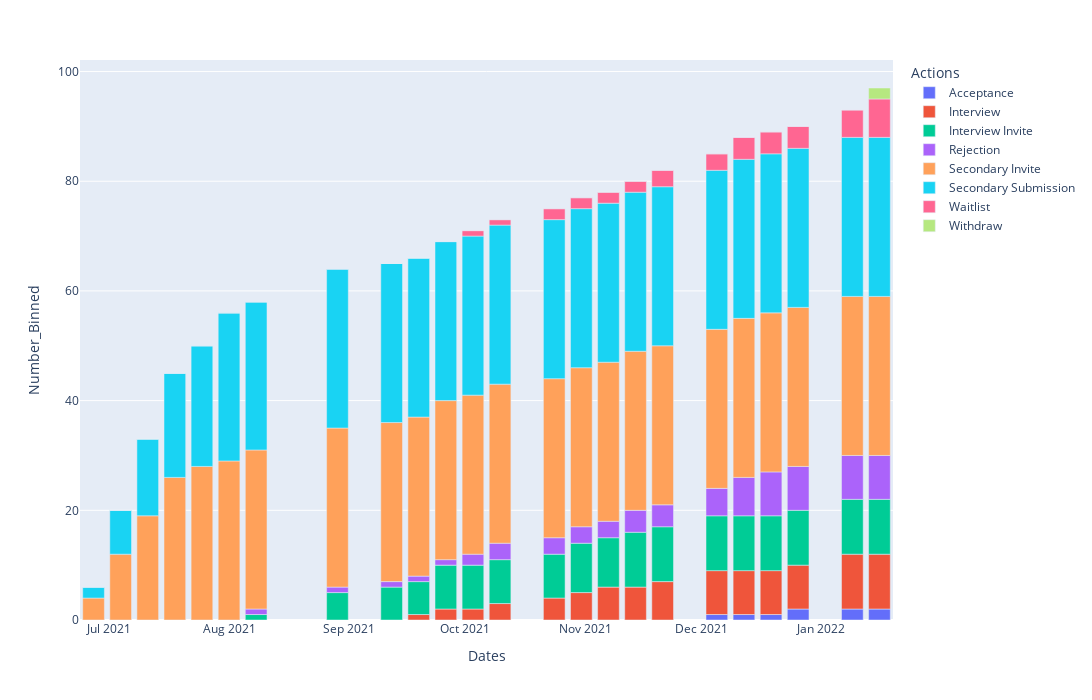

Notebook cell for this chart:
### Code cell
bar = px.bar(df, x="Dates", y="Number_Binned", color="Actions", width=1200, height=700)
bar.show()

### Figure 1 — Plotly figure (JSON) as saved in the notebook; plotly's stock layout.template omitted (floating-point values rounded to 4 significant figures)
{"data": [{"alignmentgroup": "True", "hovertemplate": "Actions=Acceptance<br>Dates=%{x}<br>Number_Binned=%{y}<extra></extra>", "legendgroup": "Acceptance", "marker": {"color": "#636efa", "pattern": {"shape": ""}}, "name": "Acceptance", "offsetgroup": "Acceptance", "orientation": "v", "showlegend": true, "textposition": "auto", "type": "bar", "x": ["2021-06-27T00:00:00", "2021-07-04T00:00:00", "2021-07-11T00:00:00", "2021-07-18T00:00:00", "2021-07-25T00:00:00", "2021-08-01T00:00:00", "2021-08-08T00:00:00", "2021-08-29T00:00:00", "2021-09-12T00:00:00", "2021-09-19T00:00:00", "2021-09-26T00:00:00", "2021-10-03T00:00:00", "2021-10-10T00:00:00", "2021-10-24T00:00:00", "2021-10-31T00:00:00", "2021-11-07T00:00:00", "2021-11-14T00:00:00", "2021-11-21T00:00:00", "2021-12-05T00:00:00", "2021-12-12T00:00:00", "2021-12-19T00:00:00", "2021-12-26T00:00:00", "2022-01-09T00:00:00", "2022-01-16T00:00:00"], "xaxis": "x", "y": [0, 0, 0, 0, 0, 0, 0, 0, 0, 0, 0, 0, 0, 0, 0, 0, 0, 0, 1, 1, 1, 2, 2, 2], "yaxis": "y"}, {"alignmentgroup": "True", "hovertemplate": "Actions=Interview<br>Dates=%{x}<br>Number_Binned=%{y}<extra></extra>", "legendgroup": "Interview", "marker": {"color": "#EF553B", "pattern": {"shape": ""}}, "name": "Interview", "offsetgroup": "Interview", "orientation": "v", "showlegend": true, "textposition": "auto", "type": "bar", "x": ["2021-06-27T00:00:00", "2021-07-04T00:00:00", "2021-07-11T00:00:00", "2021-07-18T00:00:00", "2021-07-25T00:00:00", "2021-08-01T00:00:00", "2021-08-08T00:00:00", "2021-08-29T00:00:00", "2021-09-12T00:00:00", "2021-09-19T00:00:00", "2021-09-26T00:00:00", "2021-10-03T00:00:00", "2021-10-10T00:00:00", "2021-10-24T00:00:00", "2021-10-31T00:00:00", "2021-11-07T00:00:00", "2021-11-14T00:00:00", "2021-11-21T00:00:00", "2021-12-05T00:00:00", "2021-12-12T00:00:00", "2021-12-19T00:00:00", "2021-12-26T00:00:00", "2022-01-09T00:00:00", "2022-01-16T00:00:00"], "xaxis": "x", "y": [0, 0, 0, 0, 0, 0, 0, 0, 0, 1, 2, 2, 3, 4, 5, 6, 6, 7, 8, 8, 8, 8, 10, 10], "yaxis": "y"}, {"alignmentgroup": "True", "hovertemplate": "Actions=Interview Invite<br>Dates=%{x}<br>Number_Binned=%{y}<extra></extra>", "legendgroup": "Interview Invite", "marker": {"color": "#00cc96", "pattern": {"shape": ""}}, "name": "Interview Invite", "offsetgroup": "Interview Invite", "orientation": "v", "showlegend": true, "textposition": "auto", "type": "bar", "x": ["2021-06-27T00:00:00", "2021-07-04T00:00:00", "2021-07-11T00:00:00", "2021-07-18T00:00:00", "2021-07-25T00:00:00", "2021-08-01T00:00:00", "2021-08-08T00:00:00", "2021-08-29T00:00:00", "2021-09-12T00:00:00", "2021-09-19T00:00:00", "2021-09-26T00:00:00", "2021-10-03T00:00:00", "2021-10-10T00:00:00", "2021-10-24T00:00:00", "2021-10-31T00:00:00", "2021-11-07T00:00:00", "2021-11-14T00:00:00", "2021-11-21T00:00:00", "2021-12-05T00:00:00", "2021-12-12T00:00:00", "2021-12-19T00:00:00", "2021-12-26T00:00:00", "2022-01-09T00:00:00", "2022-01-16T00:00:00"], "xaxis": "x", "y": [0, 0, 0, 0, 0, 0, 1, 5, 6, 6, 8, 8, 8, 8, 9, 9, 10, 10, 10, 10, 10, 10, 10, 10], "yaxis": "y"}, {"alignmentgroup": "True", "hovertemplate": "Actions=Rejection<br>Dates=%{x}<br>Number_Binned=%{y}<extra></extra>", "legendgroup": "Rejection", "marker": {"color": "#ab63fa", "pattern": {"shape": ""}}, "name": "Rejection", "offsetgroup": "Rejection", "orientation": "v", "showlegend": true, "textposition": "auto", "type": "bar", "x": ["2021-06-27T00:00:00", "2021-07-04T00:00:00", "2021-07-11T00:00:00", "2021-07-18T00:00:00", "2021-07-25T00:00:00", "2021-08-01T00:00:00", "2021-08-08T00:00:00", "2021-08-29T00:00:00", "2021-09-12T00:00:00", "2021-09-19T00:00:00", "2021-09-26T00:00:00", "2021-10-03T00:00:00", "2021-10-10T00:00:00", "2021-10-24T00:00:00", "2021-10-31T00:00:00", "2021-11-07T00:00:00", "2021-11-14T00:00:00", "2021-11-21T00:00:00", "2021-12-05T00:00:00", "2021-12-12T00:00:00", "2021-12-19T00:00:00", "2021-12-26T00:00:00", "2022-01-09T00:00:00", "2022-01-16T00:00:00"], "xaxis": "x", "y": [0, 0, 0, 0, 0, 0, 1, 1, 1, 1, 1, 2, 3, 3, 3, 3, 4, 4, 5, 7, 8, 8, 8, 8], "yaxis": "y"}, {"alignmentgroup": "True", "hovertemplate": "Actions=Secondary Invite<br>Dates=%{x}<br>Number_Binned=%{y}<extra></extra>", "legendgroup": "Secondary Invite", "marker": {"color": "#FFA15A", "pattern": {"shape": ""}}, "name": "Secondary Invite", "offsetgroup": "Secondary Invite", "orientation": "v", "showlegend": true, "textposition": "auto", "type": "bar", "x": ["2021-06-27T00:00:00", "2021-07-04T00:00:00", "2021-07-11T00:00:00", "2021-07-18T00:00:00", "2021-07-25T00:00:00", "2021-08-01T00:00:00", "2021-08-08T00:00:00", "2021-08-29T00:00:00", "2021-09-12T00:00:00", "2021-09-19T00:00:00", "2021-09-26T00:00:00", "2021-10-03T00:00:00", "2021-10-10T00:00:00", "2021-10-24T00:00:00", "2021-10-31T00:00:00", "2021-11-07T00:00:00", "2021-11-14T00:00:00", "2021-11-21T00:00:00", "2021-12-05T00:00:00", "2021-12-12T00:00:00", "2021-12-19T00:00:00", "2021-12-26T00:00:00", "2022-01-09T00:00:00", "2022-01-16T00:00:00"], "xaxis": "x", "y": [4, 12, 19, 26, 28, 29, 29, 29, 29, 29, 29, 29, 29, 29, 29, 29, 29, 29, 29, 29, 29, 29, 29, 29], "yaxis": "y"}, {"alignmentgroup": "True", "hovertemplate": "Actions=Secondary Submission<br>Dates=%{x}<br>Number_Binned=%{y}<extra></extra>", "legendgroup": "Secondary Submission", "marker": {"color": "#19d3f3", "pattern": {"shape": ""}}, "name": "Secondary Submission", "offsetgroup": "Secondary Submission", "orientation": "v", "showlegend": true, "textposition": "auto", "type": "bar", "x": ["2021-06-27T00:00:00", "2021-07-04T00:00:00", "2021-07-11T00:00:00", "2021-07-18T00:00:00", "2021-07-25T00:00:00", "2021-08-01T00:00:00", "2021-08-08T00:00:00", "2021-08-29T00:00:00", "2021-09-12T00:00:00", "2021-09-19T00:00:00", "2021-09-26T00:00:00", "2021-10-03T00:00:00", "2021-10-10T00:00:00", "2021-10-24T00:00:00", "2021-10-31T00:00:00", "2021-11-07T00:00:00", "2021-11-14T00:00:00", "2021-11-21T00:00:00", "2021-12-05T00:00:00", "2021-12-12T00:00:00", "2021-12-19T00:00:00", "2021-12-26T00:00:00", "2022-01-09T00:00:00", "2022-01-16T00:00:00"], "xaxis": "x", "y": [2, 8, 14, 19, 22, 27, 27, 29, 29, 29, 29, 29, 29, 29, 29, 29, 29, 29, 29, 29, 29, 29, 29, 29], "yaxis": "y"}, {"alignmentgroup": "True", "hovertemplate": "Actions=Waitlist<br>Dates=%{x}<br>Number_Binned=%{y}<extra></extra>", "legendgroup": "Waitlist", "marker": {"color": "#FF6692", "pattern": {"shape": ""}}, "name": "Waitlist", "offsetgroup": "Waitlist", "orientation": "v", "showlegend": true, "textposition": "auto", "type": "bar", "x": ["2021-06-27T00:00:00", "2021-07-04T00:00:00", "2021-07-11T00:00:00", "2021-07-18T00:00:00", "2021-07-25T00:00:00", "2021-08-01T00:00:00", "2021-08-08T00:00:00", "2021-08-29T00:00:00", "2021-09-12T00:00:00", "2021-09-19T00:00:00", "2021-09-26T00:00:00", "2021-10-03T00:00:00", "2021-10-10T00:00:00", "2021-10-24T00:00:00", "2021-10-31T00:00:00", "2021-11-07T00:00:00", "2021-11-14T00:00:00", "2021-11-21T00:00:00", "2021-12-05T00:00:00", "2021-12-12T00:00:00", "2021-12-19T00:00:00", "2021-12-26T00:00:00", "2022-01-09T00:00:00", "2022-01-16T00:00:00"], "xaxis": "x", "y": [0, 0, 0, 0, 0, 0, 0, 0, 0, 0, 0, 1, 1, 2, 2, 2, 2, 3, 3, 4, 4, 4, 5, 7], "yaxis": "y"}, {"alignmentgroup": "True", "hovertemplate": "Actions=Withdraw<br>Dates=%{x}<br>Number_Binned=%{y}<extra></extra>", "legendgroup": "Withdraw", "marker": {"color": "#B6E880", "pattern": {"shape": ""}}, "name": "Withdraw", "offsetgroup": "Withdraw", "orientation": "v", "showlegend": true, "textposition": "auto", "type": "bar", "x": ["2021-06-27T00:00:00", "2021-07-04T00:00:00", "2021-07-11T00:00:00", "2021-07-18T00:00:00", "2021-07-25T00:00:00", "2021-08-01T00:00:00", "2021-08-08T00:00:00", "2021-08-29T00:00:00", "2021-09-12T00:00:00", "2021-09-19T00:00:00", "2021-09-26T00:00:00", "2021-10-03T00:00:00", "2021-10-10T00:00:00", "2021-10-24T00:00:00", "2021-10-31T00:00:00", "2021-11-07T00:00:00", "2021-11-14T00:00:00", "2021-11-21T00:00:00", "2021-12-05T00:00:00", "2021-12-12T00:00:00", "2021-12-19T00:00:00", "2021-12-26T00:00:00", "2022-01-09T00:00:00", "2022-01-16T00:00:00"], "xaxis": "x", "y": [0, 0, 0, 0, 0, 0, 0, 0, 0, 0, 0, 0, 0, 0, 0, 0, 0, 0, 0, 0, 0, 0, 0, 2], "yaxis": "y"}], "layout": {"barmode": "relative", "height": 700, "legend": {"title": {"text": "Actions"}, "tracegroupgap": 0}, "margin": {"t": 60}, "width": 1200, "xaxis": {"anchor": "y", "autorange": true, "domain": [0, 1], "range": ["2021-06-23 12:00", "2022-01-19 12:00"], "title": {"text": "Dates"}, "type": "date"}, "yaxis": {"anchor": "x", "autorange": true, "domain": [0, 1], "range": [0, 102.1], "title": {"text": "Number_Binned"}, "type": "linear"}}}
